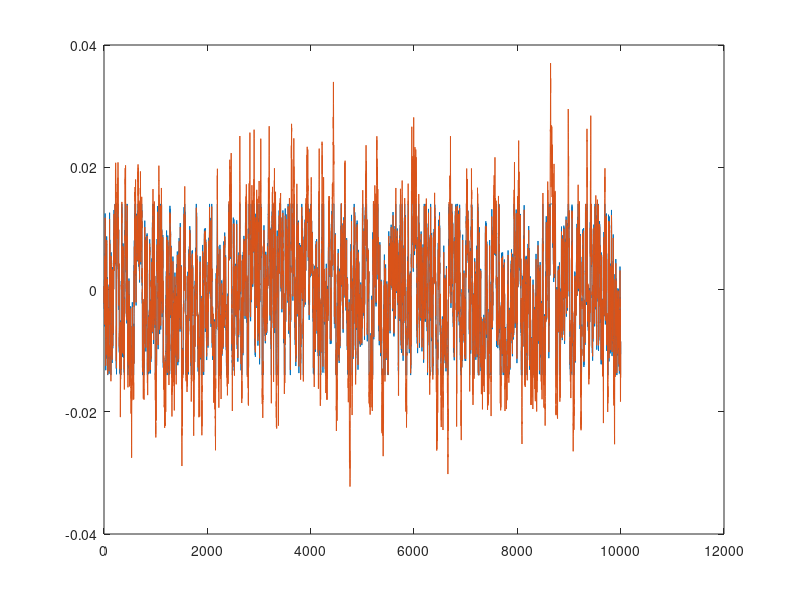
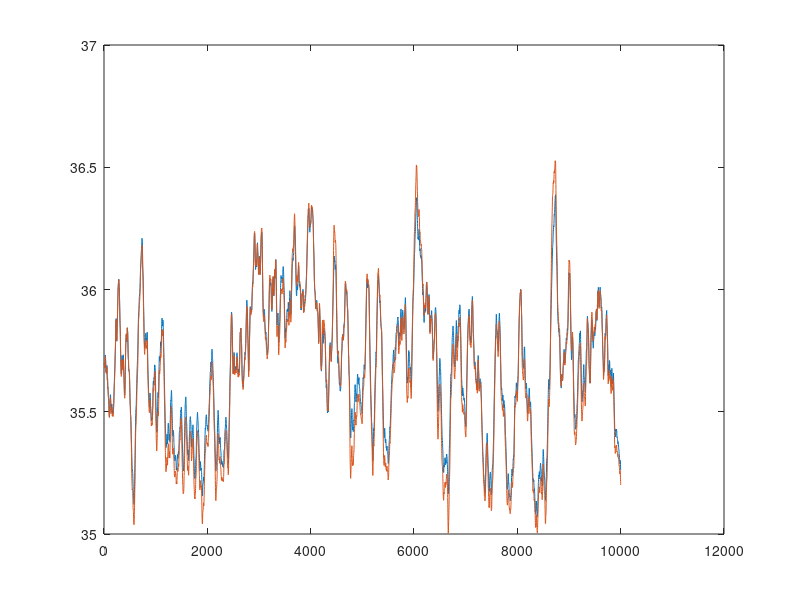

These figures' MATLAB source, in order:
clear all;

load ./XPA/Zsim_XPA.mat Zsim XPA_K Kds;
Zsim_XPA = Zsim;
Ksim_XPA = XPA_K;
Kss_XPA = Kds;

%load ./REITER/Zsim_REITER_rrhoTFP0.25.mat vAggregateTFP Kpath KSS;
load ./REITER/Zsim_REITER_rrhoTFP0.75.mat vAggregateTFP Kpath KSS;
Zsim_REITER = vAggregateTFP;
Ksim_REITER = Kpath;
Kss_REITER = KSS;

disp([Kss_XPA Kss_REITER]);

figure;
plot(Zsim_XPA);
hold on;
plot(Zsim_REITER);

figure;
plot(Ksim_XPA);
hold on;
plot(Ksim_REITER);